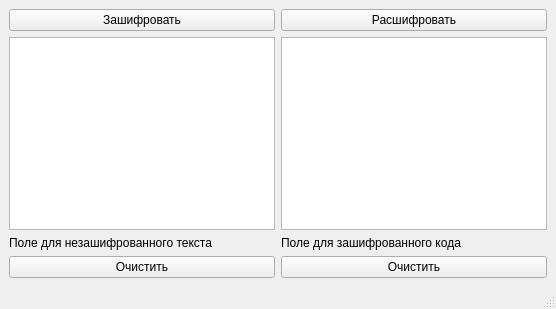
<?xml version="1.0" encoding="UTF-8"?>
<ui version="4.0">
 <class>MainWindow</class>
 <widget class="QMainWindow" name="MainWindow">
  <property name="geometry">
   <rect>
    <x>0</x>
    <y>0</y>
    <width>556</width>
    <height>309</height>
   </rect>
  </property>
  <property name="windowTitle">
   <string>DES-шифрование</string>
  </property>
  <widget class="QWidget" name="centralwidget">
   <layout class="QGridLayout" name="gridLayout">
    <item row="0" column="0">
     <layout class="QHBoxLayout" name="horizontalLayout">
      <item>
       <layout class="QVBoxLayout" name="verticalLayout">
        <item>
         <widget class="QPushButton" name="pushButton_encrypt">
          <property name="text">
           <string>Зашифровать</string>
          </property>
         </widget>
        </item>
        <item>
         <widget class="QPlainTextEdit" name="plainTextEdit_plain"/>
        </item>
        <item>
         <widget class="QLabel" name="label">
          <property name="text">
           <string>Поле для незашифрованного текста</string>
          </property>
         </widget>
        </item>
        <item>
         <widget class="QPushButton" name="actionClear_Plain_Text">
          <property name="text">
           <string>Очистить</string>
          </property>
         </widget>
        </item>
       </layout>
      </item>
      <item>
       <layout class="QVBoxLayout" name="verticalLayout_2">
        <item>
         <widget class="QPushButton" name="pushButton_decrypt">
          <property name="text">
           <string>Расшифровать</string>
          </property>
         </widget>
        </item>
        <item>
         <widget class="QPlainTextEdit" name="plainTextEdit_encrypted"/>
        </item>
        <item>
         <widget class="QLabel" name="label_2">
          <property name="text">
           <string>Поле для зашифрованного кода</string>
          </property>
         </widget>
        </item>
        <item>
         <widget class="QPushButton" name="actionClear_Encrypted_Text">
          <property name="text">
           <string>Очистить</string>
          </property>
         </widget>
        </item>
       </layout>
      </item>
     </layout>
    </item>
   </layout>
  </widget>
  <widget class="QMenuBar" name="menubar">
   <property name="geometry">
    <rect>
     <x>0</x>
     <y>0</y>
     <width>556</width>
     <height>21</height>
    </rect>
   </property>
  </widget>
  <widget class="QStatusBar" name="statusbar"/>
 </widget>
 <resources/>
 <connections/>
</ui>
